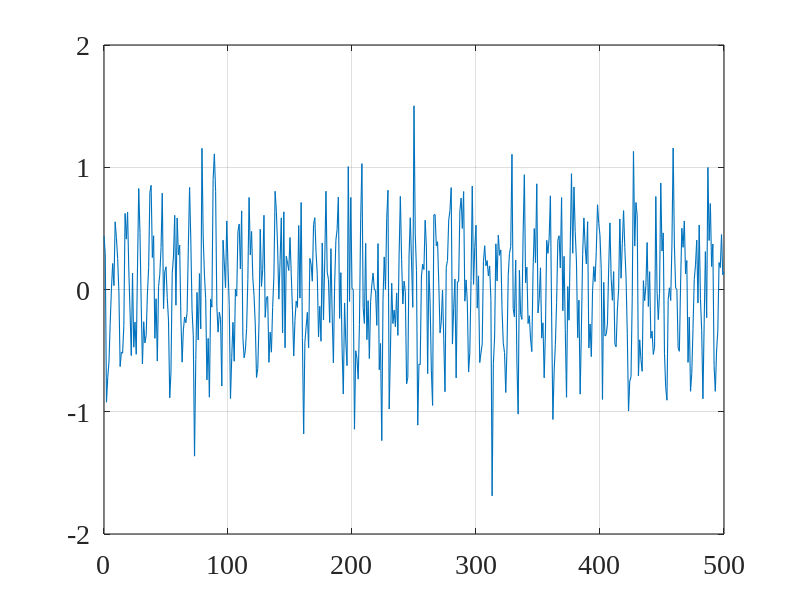
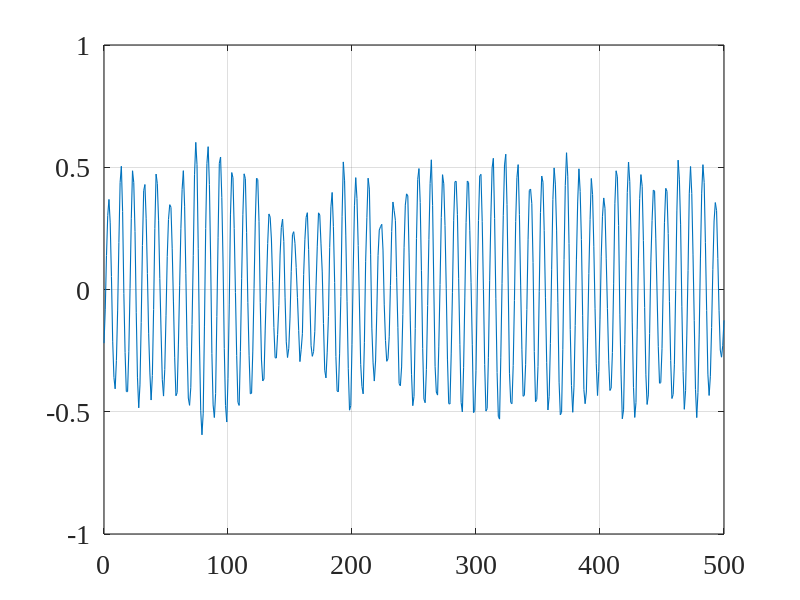

These figures' MATLAB source, in order:
close all; clc; clear all;
linewd = 0.8;
hcfontsize = 20;
MarkerSize=12;

A=0.5;
f0=0.1;
L=30;

iSNR_dB=0;
iSNR=10^(iSNR_dB/10);
sigma_v2=A^2/2/iSNR;

t=(0:500)';
x=A*cos(2*pi*f0*t+pi/3);
y=x+sigma_v2^0.5*randn(size(t));

Rv=sigma_v2*eye(L);
[t1,t2]=meshgrid(1:L,1:L);
Rx=0.5*A^2*cos(2*pi*f0*(t1-t2));
Ry=Rx+Rv;
i_i=[1; zeros(L-1,1)];
hW=Ry\Rx*i_i;
z=conv(y,hW,'same');

figure
plot(t,y,'linewidth',linewd);
set(gca, 'Color', [1, 1, 1]); 
set(gca, 'FontName', 'Times New Roman');
set(gca, 'FontSize', hcfontsize);
set(gca, 'LineWidth', linewd); 
set(gca,'YLim',[-2 2]);
box on; grid on;

figure
plot(t,z,'linewidth',linewd);
set(gca, 'Color', [1, 1, 1]); 
set(gca, 'FontName', 'Times New Roman');
set(gca, 'FontSize', hcfontsize);
set(gca, 'LineWidth', linewd); 
set(gca,'YLim',[-1 1]);
box on; grid on;

